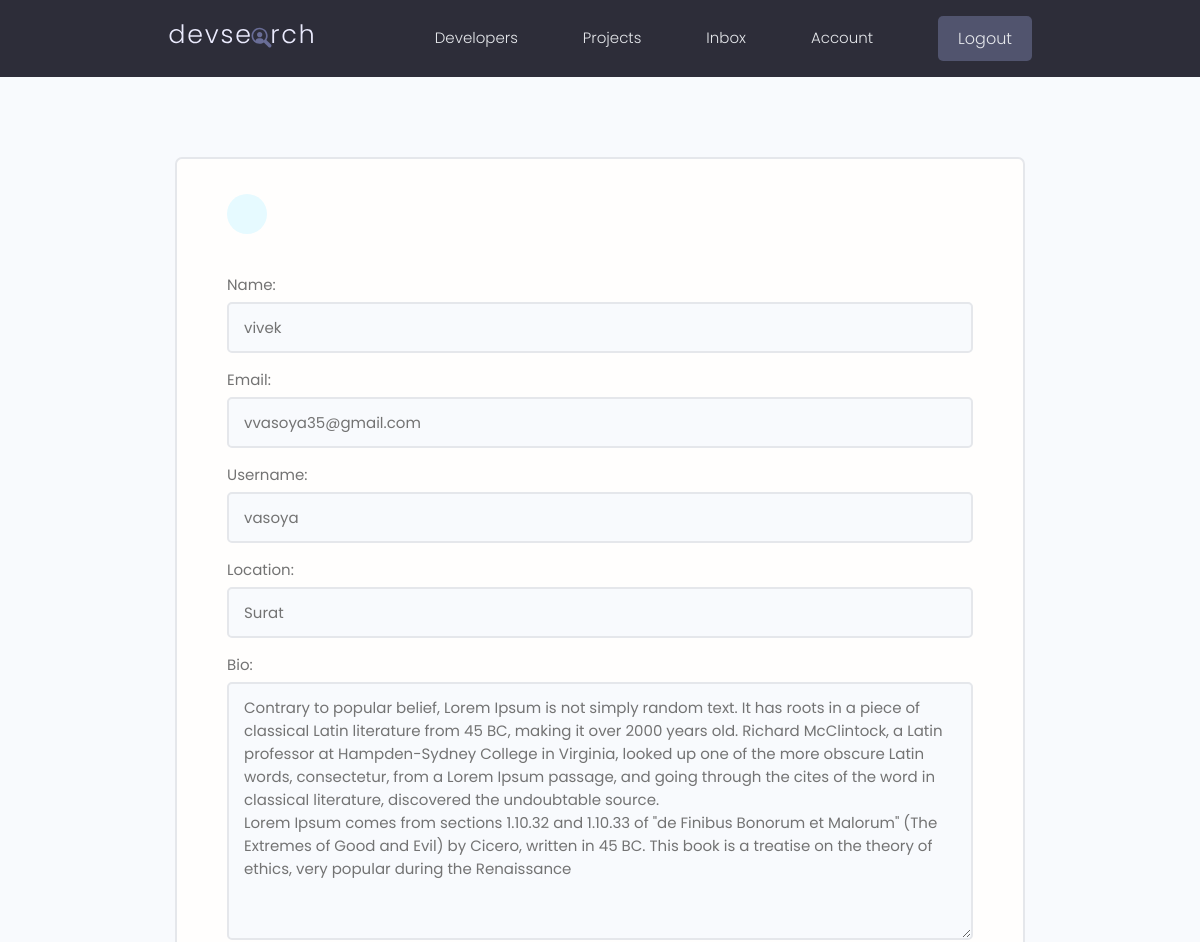
Page /edit-account/ (signed in, upper part) on the earlier database version.
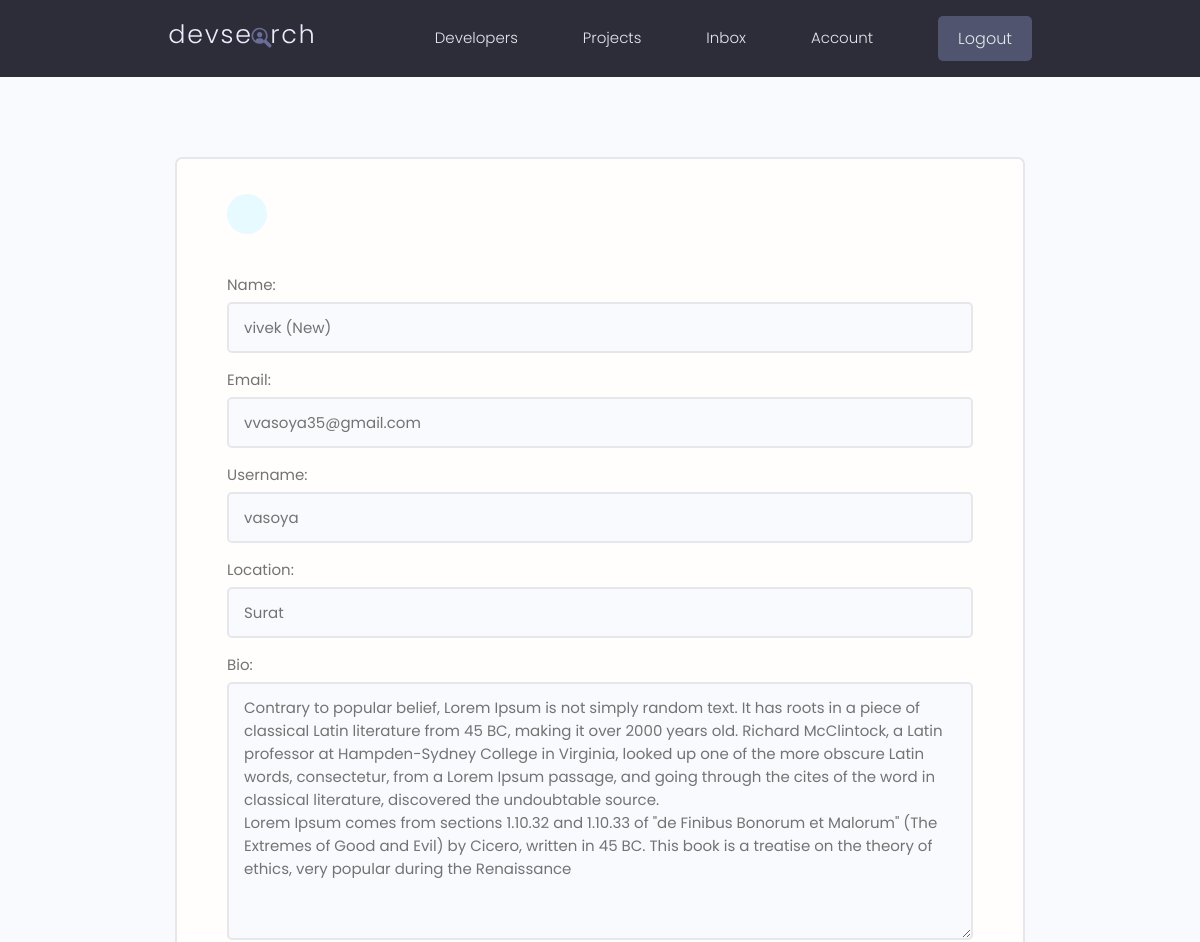
Same page on the later database version.
### users/models.py (models this page shows, shortened)
class Profile(models.Model):
    user = models.OneToOneField(User, on_delete=models.CASCADE, null= True,blank=True)
    name = models.CharField(max_length=200,blank=True,null=True)
    email = models.EmailField(max_length=500,blank=True,null=True)
    username = models.CharField(max_length=200, blank=True, null=True)
    location = models.CharField(max_length=200,blank=True,null=True)
    short_intro = models.CharField(max_length=200,blank=True,null=True)
    bio = models.TextField(blank=True,null=True)
    profile_image = models.ImageField(null=True,blank=True,upload_to='profiles/', default="profiles/user-default.png")
    social_github = models.CharField(max_length=200,blank=True,null=True)
    social_stackoverflow = models.CharField(max_length=200,blank=True,null=True)
    social_twitter = models.CharField(max_length=200,blank=True,null=True)
    social_linkedin = models.CharField(max_length=200,blank=True,null=True)
    social_youtube = models.CharField(max_length=200,blank=True,null=True)
    social_instagram = models.CharField(max_length=200,blank=True,null=True)
    social_facebook = models.CharField(max_length=200,blank=True,null=True)
    social_snapchat = models.CharField(max_length=200,blank=True,null=True)
    social_website = models.CharField(max_length=200,blank=True,null=True)
    created = models.DateTimeField(auto_now_add=True)
    id = models.UUIDField(default=uuid.uuid4, unique=True, primary_key=True,editable=False)
    class Meta:
        ordering = ['created']

### users/views.py (the view)
# urls.py: path('edit-account/', views.editAccount,name="edit-account"),
@login_required(login_url='login')
def editAccount(request):
    profile = request.user.profile
    form = ProfileForm(instance=profile)
    if request.method == 'POST':
        form = ProfileForm(request.POST, request.FILES, instance=profile)
        if form.is_valid():
            form.save()
            return redirect('account')
    context = {'form': form}
    return render(request, 'users/profile_form.html',context)

### users/forms.py
class ProfileForm(ModelForm):
    class Meta:
        model = Profile
        fields = ['name', 'email', 'username','location',
                  'bio', 'short_intro','profile_image',
                  'social_github', 'social_twitter', 'social_linkedin',
                  'social_youtube', 'social_instagram', 'social_facebook',
                  'social_snapchat','social_website']
    def __init__(self,*args, **kwargs):
        super(ProfileForm, self).__init__(*args, **kwargs)
        for name,field in self.fields.items():
            field.widget.attrs.update({'class':'input'})

### users/templates/users/profile_form.html (shortened to what this page needs)
{% extends 'main.html' %}
{% block content %}
    <main class="formPage my-xl">
        <div class="content-box">
            <div class="formWrapper">
                <a class="backButton" href="{% url 'account' %}"></a>
                <br>
                <form class="form" action="{% url 'edit-account' %}" method="post" enctype="multipart/form-data">
                    {% for field in form %}
                    <div class="form__field">
                        <label for="formInput#text">{{field.label}}: </label>
                        {{field}}
                    </div>
                    {% endfor %}
                </form>
            </div>
        </div>
    </main>
{% endblock content %}

Differences in the rows shown:
changed Profile "vvasoya35@gmail.com": name "vivek" → "vivek (New)"
